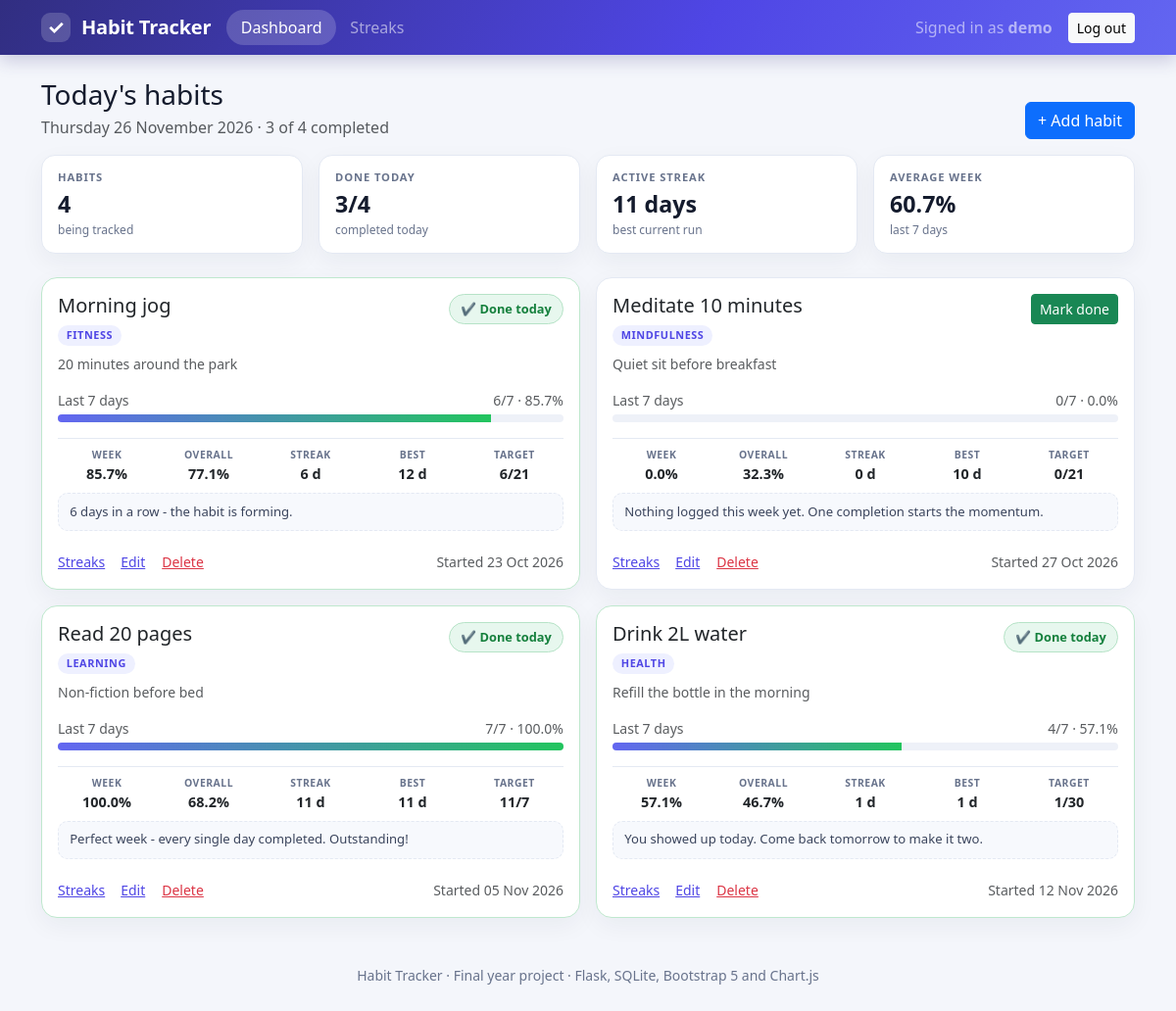
The app's page /dashboard (signed in) with its own data.
### models.py (models this page shows, shortened)
class User(UserMixin, db.Model):
    __tablename__ = "users"
    id = db.Column(db.Integer, primary_key=True)
    username = db.Column(db.String(40), unique=True, nullable=False, index=True)
    email = db.Column(db.String(120), unique=True, nullable=False, index=True)
    password_hash = db.Column(db.String(255), nullable=False)
    created_at = db.Column(db.Date, nullable=False, default=date.today)
    habits = db.relationship(
        "Habit",
        back_populates="owner",
        cascade="all, delete-orphan",
        lazy="dynamic",
    )

class Habit(db.Model):
    __tablename__ = "habits"
    id = db.Column(db.Integer, primary_key=True)
    user_id = db.Column(
        db.Integer,
        db.ForeignKey("users.id", ondelete="CASCADE"),
        nullable=False,
        index=True,
    )
    name = db.Column(db.String(60), nullable=False)
    description = db.Column(db.String(200), nullable=False, default="")
    category = db.Column(db.String(30), nullable=False, default="General")
    target_days = db.Column(db.Integer, nullable=False, default=21)
    created_at = db.Column(db.Date, nullable=False, default=date.today, index=True)
    owner = db.relationship("User", back_populates="habits")
    completions = db.relationship(
        "Completion",
        back_populates="habit",
        cascade="all, delete-orphan",
        lazy="dynamic",
        order_by="Completion.completed_date",
    )
    def is_completed_on(self, day: date) -> bool:
        return self.completions.filter_by(completed_date=day).first() is not None
    def completion_dates(self) -> set[date]:
        return {completion.completed_date for completion in self.completions}

### habits.py (the view)
@habits_bp.get("/dashboard")
@login_required
def dashboard():
    today = date.today()
    habits = (
        Habit.query.filter_by(user_id=current_user.id)
        .order_by(Habit.created_at, Habit.id)
        .all()
    )
    cards = [stats.habit_summary(habit, today) for habit in habits]
    done_today = sum(1 for card in cards if card["done_today"])
    best_streak = max((card["current_streak"] for card in cards), default=0)
    average_week = (
        round(sum(card["weekly_percent"] for card in cards) / len(cards), 1)
        if cards
        else 0.0
    )
    return render_template(
        "dashboard.html",
        cards=cards,
        done_today=done_today,
        best_streak=best_streak,
        average_week=average_week,
    )

### stats.py (called while the page is built)
def start_date(habit) -> date:
    return habit.created_at

def completion_dates(habit) -> set[date]:
    return habit.completion_dates()

def eligible_days(start: date, today: date, window: Optional[int] = None) -> int:
    if start > today:
        return 0
    first = today - timedelta(days=window - 1) if window is not None else start
    first = max(first, start)  # never count days before the habit existed
    return (today - first).days + 1

def percentage(completed: int, possible: int) -> float:
    if possible <= 0:
        return 0.0
    return round(min(100.0, 100.0 * completed / possible), 1)

def weekly_completions(habit, today: Optional[date] = None) -> int:
    today = today or date.today()
    first = today - timedelta(days=WEEK_LENGTH - 1)
    return sum(1 for day in completion_dates(habit) if first <= day <= today)

def weekly_percentage(habit, today: Optional[date] = None) -> float:
    today = today or date.today()
    done = weekly_completions(habit, today)
    possible = eligible_days(start_date(habit), today, WEEK_LENGTH)
    return percentage(done, possible)

def overall_percentage(habit, today: Optional[date] = None) -> float:
    today = today or date.today()
    done = len(completion_dates(habit))
    possible = eligible_days(start_date(habit), today)
    return percentage(done, possible)

def streak_runs(habit) -> list[list[date]]:
    dates = sorted(completion_dates(habit))
    runs: list[list[date]] = []
    for day in dates:
        if runs and (day - runs[-1][-1]).days == 1:
            runs[-1].append(day)  # continues the previous day: extend the run
        else:
            runs.append([day])    # first day, or a gap: start a new run
    return runs

def current_streak(habit, today: Optional[date] = None) -> int:
    today = today or date.today()
    dates = completion_dates(habit)
    cursor = today if today in dates else today - timedelta(days=1)
    streak = 0
    while cursor >= start_date(habit) and cursor in dates:
        streak += 1
        cursor -= timedelta(days=1)
    return streak

def longest_streak(habit) -> int:
    return max((len(run) for run in streak_runs(habit)), default=0)

### templates/dashboard.html (shortened to what this page needs)
{% extends "base.html" %}
{% block content %}
<div class="d-flex flex-wrap justify-content-between align-items-end gap-2 mb-3">
  <div>
    <h1 class="h3 mb-1">Today's habits</h1>
    <p class="text-muted mb-0">
      {{ today.strftime('%A %d %B %Y') }} · {{ done_today }} of {{ cards|length }} completed
    </p>
  </div>
  <a class="btn btn-primary" href="{{ url_for('habits.add') }}">+ Add habit</a>
</div>
<div class="row g-3 mb-4">
  <div class="col-6 col-lg-3">
    <div class="stat-card">
      <div class="stat-label">Habits</div>
      <div class="stat-value">{{ cards|length }}</div>
      <div class="stat-note">being tracked</div>
    </div>
  </div>
  <div class="col-6 col-lg-3">
    <div class="stat-card">
      <div class="stat-label">Done today</div>
      <div class="stat-value">{{ done_today }}/{{ cards|length }}</div>
      <div class="stat-note">completed today</div>
    </div>
  </div>
  <div class="col-6 col-lg-3">
    <div class="stat-card">
      <div class="stat-label">Active streak</div>
      <div class="stat-value">{{ best_streak }} {{ 'day' if best_streak == 1 else 'days' }}</div>
      <div class="stat-note">best current run</div>
    </div>
  </div>
  <div class="col-6 col-lg-3">
    <div class="stat-card">
      <div class="stat-label">Average week</div>
      <div class="stat-value">{{ '%.1f'|format(average_week) }}%</div>
      <div class="stat-note">last 7 days</div>
    </div>
  </div>
</div>
{% if cards %}
<div class="row g-3">
  {% for card in cards %}
  <div class="col-lg-6">
    <div class="card habit-card h-100 {{ 'habit-card-done' if card.done_today }}">
      <div class="card-body d-flex flex-column">
        <div class="d-flex justify-content-between align-items-start gap-2">
          <div>
            <h2 class="h5 mb-1">{{ card.name }}</h2>
            <span class="chip">{{ card.category }}</span>
          </div>
          {% if card.done_today %}
            <span class="done-pill">✔ Done today</span>
          {% else %}
            <form method="post" action="{{ url_for('habits.complete', habit_id=card.id) }}">
              <button type="submit" class="btn btn-sm btn-success">Mark done</button>
            </form>
          {% endif %}
        </div>
        <p class="text-muted small mt-2 mb-3">
          {{ card.description if card.description else 'No description' }}
        </p>
        <div class="d-flex justify-content-between small text-muted mb-1">
          <span>Last 7 days</span>
          <span>{{ card.weekly_count }}/{{ card.weekly_possible }} · {{ '%.1f'|format(card.weekly_percent) }}%</span>
        </div>
        <div class="progress" role="progressbar" aria-label="Weekly completion"
             aria-valuenow="{{ card.weekly_percent }}" aria-valuemin="0" aria-valuemax="100" style="height: 8px;">
          <div class="progress-bar" style="width: {{ card.weekly_percent }}%"></div>
        </div>
        <dl class="metric-row mt-3 mb-2">
          <div><dt>Week</dt><dd>{{ '%.1f'|format(card.weekly_percent) }}%</dd></div>
          <div><dt>Overall</dt><dd>{{ '%.1f'|format(card.overall_percent) }}%</dd></div>
          <div><dt>Streak</dt><dd>{{ card.current_streak }} d</dd></div>
          <div><dt>Best</dt><dd>{{ card.longest_streak }} d</dd></div>
          <div><dt>Target</dt><dd>{{ card.current_streak }}/{{ card.target_days }}</dd></div>
        </dl>
        <p class="coach mb-3">{{ card.message }}</p>
        <div class="d-flex align-items-center gap-3 small mt-auto pt-1">
          <a href="{{ url_for('streaks.streaks', habit_id=card.id) }}">Streaks</a>
          <a href="{{ url_for('habits.edit', habit_id=card.id) }}">Edit</a>
          <form method="post" class="confirm-form d-inline"
                action="{{ url_for('habits.delete', habit_id=card.id) }}"
                data-confirm="Delete '{{ card.name|e }}' and all of its completion history?">
            <button type="submit" class="btn btn-link btn-sm text-danger p-0 align-baseline">Delete</button>
          </form>
          <span class="ms-auto text-muted">Started {{ card.start_date.strftime('%d %b %Y') }}</span>
        </div>
      </div>
    </div>
  </div>
  {% endfor %}
</div>
{% endif %}
{% endblock %}

### templates/base.html (shortened to what this page needs)
<!doctype html>
<html lang="en">
<head>
  <link rel="stylesheet" href="{{ url_for('static', filename='vendor/bootstrap.min.css') }}">
  <link rel="stylesheet" href="{{ url_for('static', filename='css/style.css') }}">
</head>
<body>
<nav class="navbar navbar-expand-lg navbar-dark app-navbar">
  <div class="container">
    <a class="navbar-brand" href="{{ url_for('habits.dashboard') if current_user.is_authenticated else url_for('auth.login') }}">
      <span class="brand-mark">✓</span> Habit Tracker
    </a>
    <div class="collapse navbar-collapse" id="mainNav">
      {% if current_user.is_authenticated %}
        <ul class="navbar-nav me-auto">
          <li class="nav-item">
            <a class="nav-link {{ 'active' if request.endpoint == 'habits.dashboard' }}"
               href="{{ url_for('habits.dashboard') }}">Dashboard</a>
          </li>
          <li class="nav-item">
            <a class="nav-link {{ 'active' if request.endpoint and request.endpoint.startswith('streaks.') }}"
               href="{{ url_for('streaks.streaks') }}">Streaks</a>
          </li>
        </ul>
        <ul class="navbar-nav align-items-lg-center">
          <li class="nav-item">
            <span class="navbar-text me-lg-3">Signed in as <strong>{{ current_user.username }}</strong></span>
          </li>
          <li class="nav-item">
            <form method="post" action="{{ url_for('auth.logout') }}" class="d-inline">
              <button type="submit" class="btn btn-sm btn-light">Log out</button>
            </form>
          </li>
        </ul>
      {% endif %}
    </div>
  </div>
</nav>
<main class="py-4">
  <div class="container">
    {% block content %}{% endblock %}
  </div>
</main>
<footer class="app-footer">
  <div class="container small">
    Habit Tracker · Final year project · Flask, SQLite, Bootstrap 5 and Chart.js
  </div>
</footer>
</body>
</html>

### static/css/style.css (style rules this page uses)
:root { --app-bg: #f4f6fb; --line: #e4e9f3; --ink: #141b2d; --muted: #68738c; --accent: #4f46e5; --accent-dark: #4338ca; --accent-soft: #eef0ff; --green: #15803d; --red: #dc2626; --gold: #b45309; --shadow: 0 8px 24px rgba(20, 30, 60, 0.05); }
body { background: var(--app-bg); color: var(--ink); }
a { color: var(--accent); }
.app-navbar { background: linear-gradient(120deg, #312e81, #4f46e5 60%, #6366f1); box-shadow: 0 6px 18px rgba(49, 46, 129, 0.22); }
.navbar-brand { font-weight: 700; letter-spacing: -0.2px; }
.brand-mark { display: inline-grid; place-items: center; width: 30px; height: 30px; border-radius: 9px; background: rgba(255, 255, 255, 0.18); margin-right: 6px; }
.navbar .nav-link { border-radius: 999px; padding: 0.35rem 0.9rem !important; }
.navbar .nav-link.active { background: rgba(255, 255, 255, 0.18); }
.card { border: 1px solid var(--line); border-radius: 16px; box-shadow: var(--shadow); }
.card-body { border-radius: 16px; }
.stat-card { background: #fff; border: 1px solid var(--line); border-radius: 14px; padding: 14px 16px; height: 100%; box-shadow: var(--shadow); }
.stat-label { font-size: 0.7rem; letter-spacing: 0.08em; text-transform: uppercase; color: var(--muted); font-weight: 600; }
.stat-value { font-size: 1.45rem; font-weight: 700; margin-top: 2px; }
.stat-note { font-size: 0.75rem; color: var(--muted); }
.chip { display: inline-block; font-size: 0.68rem; font-weight: 700; letter-spacing: 0.05em; text-transform: uppercase; color: var(--accent); background: var(--accent-soft); border-radius: 999px; padding: 0.15rem 0.55rem; }
.habit-card-done { border-color: #bfe8ce; }
.done-pill { background: #e7f7ee; color: var(--green); border: 1px solid #b6e3c7; border-radius: 999px; padding: 0.3rem 0.7rem; font-size: 0.8rem; font-weight: 600; white-space: nowrap; }
.progress { background: #eef1f8; border-radius: 999px; }
.progress-bar { background: linear-gradient(90deg, #6366f1, #22c55e); }
.metric-row { display: grid; grid-template-columns: repeat(5, 1fr); gap: 0.25rem; border-top: 1px solid var(--line); padding-top: 0.6rem; margin: 0; text-align: center; }
.metric-row dt { font-size: 0.65rem; text-transform: uppercase; letter-spacing: 0.05em; color: var(--muted); font-weight: 600; }
.metric-row dd { margin: 0; font-weight: 700; font-size: 0.9rem; }
.coach { font-size: 0.82rem; color: #3a445c; background: #f7f9fd; border: 1px dashed var(--line); border-radius: 10px; padding: 0.55rem 0.7rem; }
.app-footer { padding: 1.5rem 0 2rem; color: var(--muted); text-align: center; }

### records on screen
User: username "demo"
Habit: name "Morning jog", category "FITNESS", shows "✔ Done today", description "20 minutes around the park", weekly_count "6", weekly_possible "7", weekly_percent "85.7", overall_percent "77.1", current_streak "6", longest_streak "12", target_days "21", message "6 days in a row - the habit is forming.", start_date "23 Oct 2026"
Habit: name "Meditate 10 minutes", category "MINDFULNESS", description "Quiet sit before breakfast", weekly_count "0", weekly_possible "7", weekly_percent "0.0", overall_percent "32.3", current_streak "0", longest_streak "10", target_days "21", message "Nothing logged this week yet. One completion starts the momentum.", start_date "27 Oct 2026"
Habit: name "Read 20 pages", category "LEARNING", shows "✔ Done today", description "Non-fiction before bed", weekly_count "7", weekly_possible "7", weekly_percent "100.0", overall_percent "68.2", current_streak "11", longest_streak "11", target_days "7", message "Perfect week - every single day completed. Outstanding!", start_date "05 Nov 2026"
Habit: name "Drink 2L water", category "HEALTH", shows "✔ Done today", description "Refill the bottle in the morning", weekly_count "4", weekly_possible "7", weekly_percent "57.1", overall_percent "46.7", current_streak "1", longest_streak "1", target_days "30", message "You showed up today. Come back tomorrow to make it two.", start_date "12 Nov 2026"

### other values on screen
{{ today.strftime('%A %d %B %Y') }} "Thursday 26 November 2026"
{{ done_today }} "3"
{{ cards|length }} "4"
{{ best_streak }} "11"
{{ 'day' if best_streak == 1 else 'days' }} "days"
{{ '%.1f'|format(average_week) }} "60.7"
